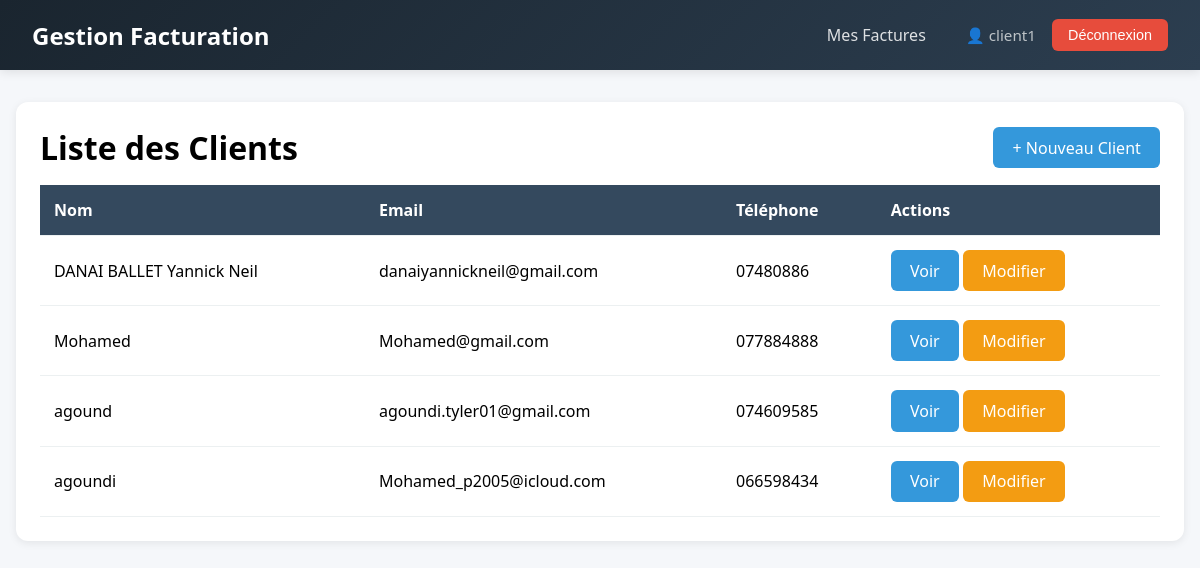
Before: /clients/ (signed in) with the older database file.
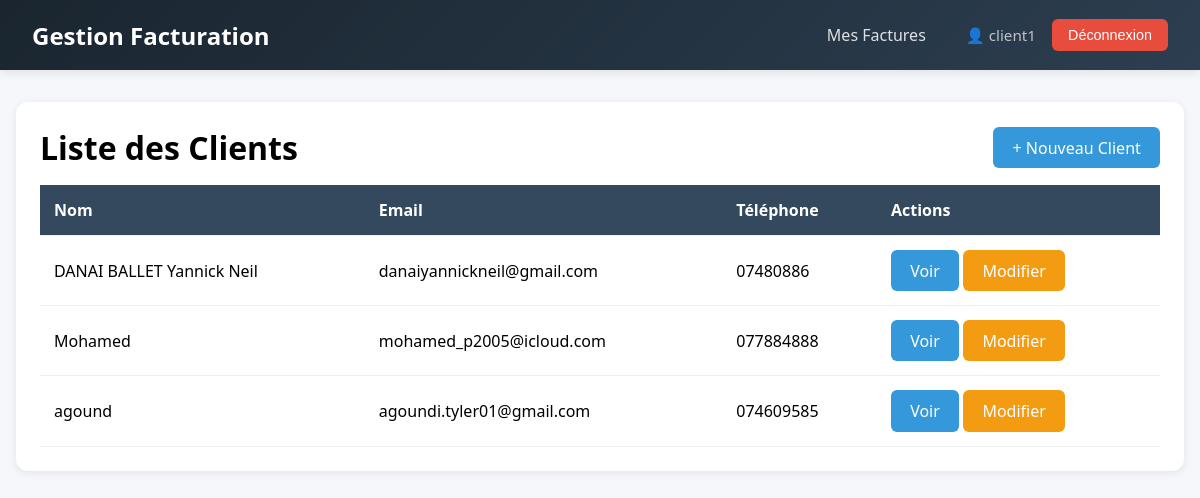
After: the same page with the newer database file.
### clients/models.py (models this page shows, shortened)
class Client(models.Model):
    nom        = models.CharField(max_length=200)
    email      = models.EmailField(unique=True)
    telephone  = models.CharField(max_length=20, blank=True)
    adresse    = models.TextField(blank=True)
    created_at = models.DateTimeField(auto_now_add=True)
    updated_at = models.DateTimeField(auto_now=True)
    class Meta:
        ordering = ('-created_at',)

### clients/views.py (the view)
# urls.py: path('',              views.client_list,   name='client_list'),
@login_required
def client_list(request):
    clients = Client.objects.all()
    return render(request, 'clients/client_list.html', {'clients': clients})

### templates/clients/client_list.html (shortened to what this page needs)
{% extends 'base.html' %}
{% block content %}
<div class="card">
    <div style="display: flex; justify-content: space-between; align-items: center; margin-bottom: 1rem;">
        <h1>Liste des Clients</h1>
        <a href="{% url 'client_create' %}" class="btn btn-primary">+ Nouveau Client</a>
    </div>
    <table>
        <thead>
            <tr>
                <th>Nom</th>
                <th>Email</th>
                <th>Téléphone</th>
                <th>Actions</th>
            </tr>
        </thead>
        <tbody>
            {% for client in clients %}
            <tr>
                <td>{{ client.nom }}</td>
                <td>{{ client.email }}</td>
                <td>{{ client.telephone|default:"-" }}</td>
                <td>
                    <a href="{% url 'client_detail' client.pk %}" class="btn btn-primary">Voir</a>
                    <a href="{% url 'client_edit' client.pk %}" class="btn btn-warning">Modifier</a>
                </td>
            </tr>
            {% empty %}
            <tr>
                <td colspan="4" style="text-align: center;">Aucun client trouvé.</td>
            </tr>
            {% endfor %}
        </tbody>
    </table>
</div>
{% endblock %}

### templates/base.html (shortened to what this page needs)
<!DOCTYPE html>
<html lang="fr">
<head>
</head>
<body>
  <nav class="navbar">
    <div class="brand">Gestion Facturation</div>
    <div class="nav-links">
        {% if user.is_authenticated %}
            {% if user.profile.role == 'client' %}
                 <a href="{% url 'dashboard' %}">Mes Factures</a>
            {% endif %}
            <div class="user-info">
                <span class="user-name">👤 {{ user.username }}</span>
                <form method="post" action="{% url 'logout' %}" style="display:inline;">
                    <button type="submit" class="btn-logout">Déconnexion</button>
                </form>
            </div>
        {% else %}
            <a href="{% url 'login' %}" class="btn-login">Connexion</a>
        {% endif %}
    </div>
</nav>
    <div class="container">
        {% block content %}{% endblock %}
    </div>
</body>
</html>
</body>
</html>

### templates/base.html (style rules this page uses)
* { margin: 0; padding: 0; box-sizing: border-box; }
body { font-family: 'Segoe UI', Arial, sans-serif; background: #f5f7fa; }
.navbar { background: linear-gradient(135deg, #1a252f 0%, #2c3e50 100%); padding: 1rem 2rem; display: flex; justify-content: space-between; align-items: center; box-shadow: 0 2px 10px rgba(0,0,0,0.1); }
.navbar .brand { font-size: 1.5rem; font-weight: bold; color: white; }
.navbar .nav-links { display: flex; align-items: center; gap: 0.5rem; }
.navbar a { color: rgba(255,255,255,0.85); text-decoration: none; padding: 0.5rem 1rem; border-radius: 6px; transition: all 0.3s ease; font-weight: 500; }
.user-info { display: flex; align-items: center; gap: 1rem; margin-left: 1rem; }
.user-name { color: #bdc3c7; font-size: 0.95rem; }
.btn-logout { background: #e74c3c; color: white; border: none; padding: 0.5rem 1rem; border-radius: 6px; cursor: pointer; font-size: 0.9rem; font-weight: 500; display: inline-flex; align-items: center; gap: 0.5rem; transition: all 0.3s ease; text-decoration: none; }
.container { max-width: 1200px; margin: 2rem auto; padding: 0 1rem; }
.card { background: white; border-radius: 12px; padding: 1.5rem; margin-bottom: 1.5rem; box-shadow: 0 2px 8px rgba(0,0,0,0.08); }
.btn { padding: 0.6rem 1.2rem; border: none; border-radius: 6px; cursor: pointer; text-decoration: none; display: inline-block; font-weight: 500; transition: all 0.3s ease; }
.btn-primary { background: #3498db; color: white; }
.btn-warning { background: #f39c12; color: white; }
table { width: 100%; border-collapse: collapse; }
th, td { padding: 14px; text-align: left; border-bottom: 1px solid #ecf0f1; }
th { background: #34495e; color: white; font-weight: 600; }

Changed rows visible on the page:
removed Client: nom "agoundi", email "Mohamed_p2005@icloud.com", telephone "066598434"
changed Client "Mohamed": email "Mohamed@gmail.com" → "mohamed_p2005@icloud.com"
